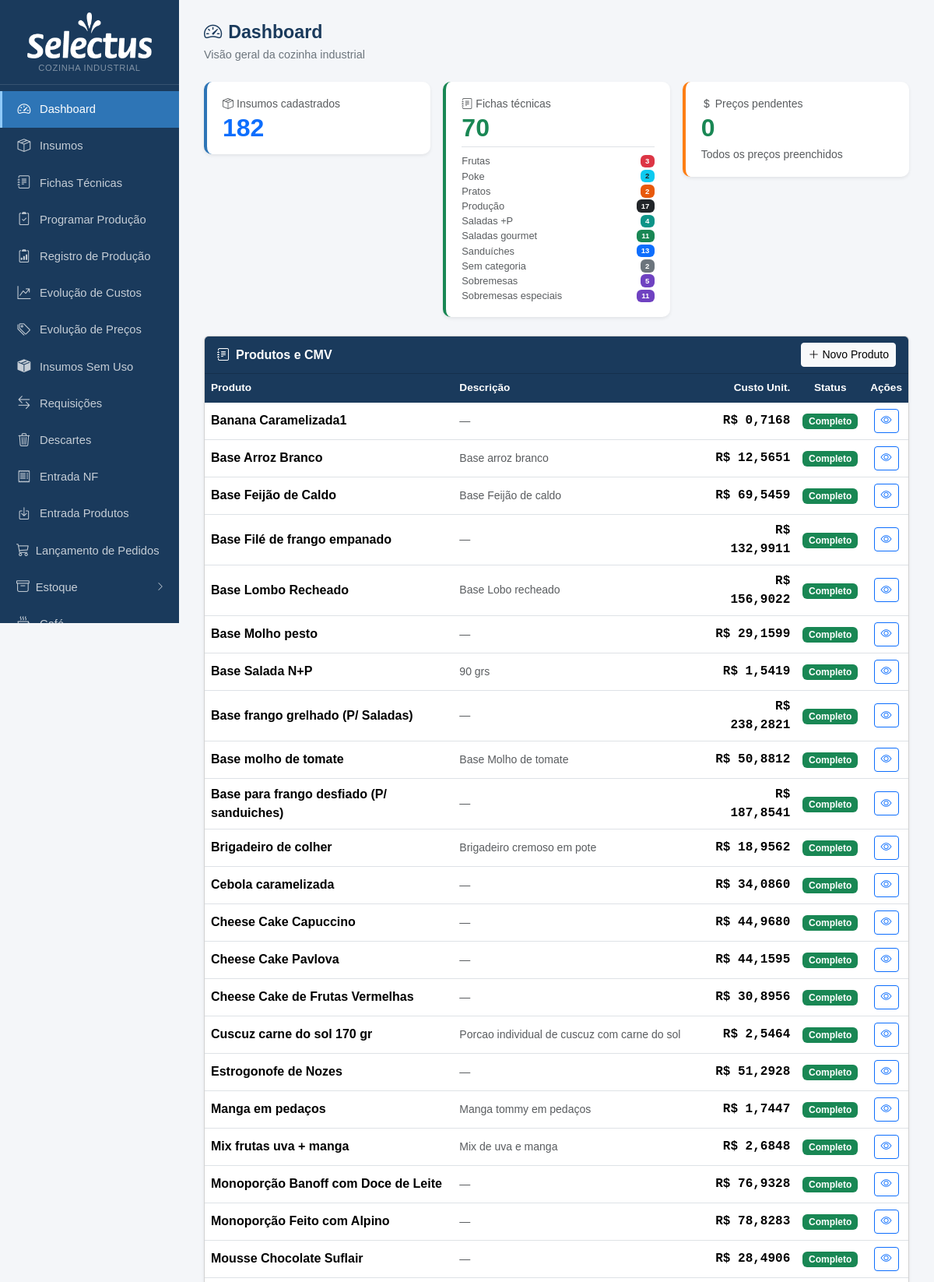
The page / (upper part) on the database its author committed.
### tables this page shows
CREATE TABLE produtos (
            id INTEGER PRIMARY KEY AUTOINCREMENT,
            nome TEXT NOT NULL,
            descricao TEXT,
            rendimento REAL DEFAULT 1,
            unidade_rendimento TEXT DEFAULT 'un'
        , categoria TEXT, valor_referencia REAL, status_revisao TEXT DEFAULT 'nao_revisada', status_revisao_custo TEXT DEFAULT 'nao_revisado', data_revisao TEXT, data_revisao_custo TEXT, ativo INTEGER NOT NULL DEFAULT 1, observacao TEXT);

### app.py (the view)
@app.route('/')
def index():
    db = get_db()
    n_ins  = db.execute('SELECT COUNT(*) FROM insumos').fetchone()[0]
    n_prod = db.execute('SELECT COUNT(*) FROM produtos').fetchone()[0]
    s_prec = db.execute('SELECT COUNT(*) FROM insumos WHERE preco_compra IS NULL AND produto_vinculado_id IS NULL').fetchone()[0]
    prods  = db.execute('SELECT * FROM produtos ORDER BY nome').fetchall()
    cats_count = db.execute('''SELECT COALESCE(categoria,'Sem categoria') as cat, COUNT(*) as n
                               FROM produtos GROUP BY cat ORDER BY cat''').fetchall()
    db.close()
    cards = [{'id': p['id'], 'nome': p['nome'], 'descricao': p['descricao'],
              **dict(zip(['custo','completo'], custo_produto(p['id'])))} for p in prods]
    cat_map = {nome: cls for nome, cls in CATEGORIAS}
    return render_template('index.html', n_ins=n_ins, n_prod=n_prod, s_prec=s_prec, cards=cards, cats_count=cats_count, cat_map=cat_map)

### app.py (called while the page is built)
def _to_br(value, decimals):
    if value is None:
        return '—'
    s = f'{float(value):,.{decimals}f}'
    return s.replace(',', 'X').replace('.', ',').replace('X', '.')

@app.template_filter('brl')
def brl_filter(value, decimals=2):
    return 'R$ ' + _to_br(value, decimals)

def get_db():
    c = sqlite3.connect(DB)
    c.row_factory = sqlite3.Row
    c.execute("PRAGMA foreign_keys = ON")
    return c

def count_alertas():
    try:
        db = get_db()
        n = db.execute('''SELECT COUNT(*) FROM insumos
                          WHERE estoque_minimo > 0 AND COALESCE(estoque_atual,0) < estoque_minimo''').fetchone()[0]
        db.close()
        return n
    except:
        return 0

@app.context_processor
def inject_alertas():
    try:
        db = get_db()
        n_ped = db.execute("SELECT COUNT(*) FROM pedidos WHERE status='aberto'").fetchone()[0]
        db.close()
    except Exception:
        n_ped = 0
    return dict(n_alertas=count_alertas(), n_pedidos_abertos=n_ped)

### templates/index.html (shortened to what this page needs)
{% extends "base.html" %}
{% block content %}
<div class="page-header">
  <h1><i class="bi bi-speedometer2 me-2"></i>Dashboard</h1>
  <p>Visão geral da cozinha industrial</p>
</div>
<div class="row g-3 mb-4">
  <div class="col-sm-4">
    <div class="card stat-card shadow-sm" style="border-left:4px solid #2e75b6">
      <div class="card-body">
        <div class="text-muted small mb-1"><i class="bi bi-box-seam me-1"></i>Insumos cadastrados</div>
        <div class="stat-num text-primary">{{ n_ins }}</div>
      </div>
    </div>
  </div>
  <div class="col-sm-4">
    <div class="card stat-card shadow-sm" style="border-left:4px solid #198754">
      <div class="card-body">
        <div class="text-muted small mb-1"><i class="bi bi-journal-text me-1"></i>Fichas técnicas</div>
        <div class="stat-num text-success">{{ n_prod }}</div>
        <div class="mt-2 pt-2 border-top">
          {% for row in cats_count %}
          <div class="d-flex justify-content-between align-items-center py-0" style="font-size:.8rem">
            <span class="text-muted">{{ row.cat }}</span>
            <span class="badge {{ cat_map.get(row.cat, 'bg-secondary') }} ms-1">{{ row.n }}</span>
          </div>
          {% endfor %}
        </div>
      </div>
    </div>
  </div>
  <div class="col-sm-4">
    <div class="card stat-card shadow-sm" style="border-left:4px solid #fd7e14">
      <div class="card-body">
        <div class="text-muted small mb-1"><i class="bi bi-currency-dollar me-1"></i>Preços pendentes</div>
        <div class="stat-num {{ 'text-warning' if s_prec > 0 else 'text-success' }}">{{ s_prec }}</div>
        <div class="mt-2 small text-muted">
          {% if s_prec == 0 %}Todos os preços preenchidos{% else %}Atualize em <a href="{{ url_for('insumos_lista') }}">Insumos</a>{% endif %}
        </div>
      </div>
    </div>
  </div>
</div>
<div class="card shadow-sm">
  <div class="card-header d-flex justify-content-between align-items-center py-2" style="background:#1a3a5c">
    <span class="text-white fw-semibold"><i class="bi bi-journal-text me-2"></i>Produtos e CMV</span>
    <a href="{{ url_for('ficha_nova') }}" class="btn btn-sm btn-light">
      <i class="bi bi-plus-lg me-1"></i>Novo Produto
    </a>
  </div>
  <div class="card-body p-0">
    {% if cards %}
    <table class="table table-hover mb-0">
      <thead>
        <tr>
          <th>Produto</th>
          <th>Descrição</th>
          <th class="text-end">Custo Unit.</th>
          <th class="text-center">Status</th>
          <th class="text-center">Ações</th>
        </tr>
      </thead>
      <tbody>
        {% for c in cards %}
        <tr>
          <td class="fw-semibold">{{ c.nome }}</td>
          <td class="text-muted small">{{ c.descricao or '—' }}</td>
          <td class="text-end font-monospace">
            {% if c.completo %}
              <strong>{{ c.custo|brl(4) }}</strong>
            {% else %}
              <span class="text-warning small"><i class="bi bi-dash-circle me-1"></i>preços incompletos</span>
            {% endif %}
          </td>
          <td class="text-center">
            {% if c.completo %}
              <span class="badge bg-success">Completo</span>
            {% else %}
              <span class="badge bg-warning text-dark">Incompleto</span>
            {% endif %}
          </td>
          <td class="text-center">
            <a href="{{ url_for('ficha_ver', id=c.id) }}" class="btn btn-sm btn-outline-primary">
              <i class="bi bi-eye"></i>
            </a>
          </td>
        </tr>
        {% endfor %}
      </tbody>
    </table>
    {% else %}
    <div class="text-center py-5 text-muted">
      <i class="bi bi-journal-plus" style="font-size:2.5rem"></i>
      <p class="mt-2">Nenhum produto cadastrado ainda.</p>
      <a href="{{ url_for('ficha_nova') }}" class="btn btn-primary">Criar primeiro produto</a>
    </div>
    {% endif %}
  </div>
</div>
{% endblock %}

### rows shown on the page
produtos: nome "Banana Caramelizada1", descricao "—", custo|brl "R$ 0,7168", shows "Completo"
produtos: nome "Base Arroz Branco", descricao "Base arroz branco", custo|brl "R$ 12,5651", shows "Completo"
produtos: nome "Base Feijão de Caldo", descricao "Base Feijão de caldo", custo|brl "R$ 69,5459", shows "Completo"
produtos: nome "Base Filé de frango empanado", descricao "—", custo|brl "R$ 132,9911", shows "Completo"
produtos: nome "Base Lombo Recheado", descricao "Base Lobo recheado", custo|brl "R$ 156,9022", shows "Completo"
produtos: nome "Base Molho pesto", descricao "—", custo|brl "R$ 29,1599", shows "Completo"
produtos: nome "Base Salada N+P", descricao "90 grs", custo|brl "R$ 1,5419", shows "Completo"
produtos: nome "Base frango grelhado (P/ Saladas)", descricao "—", custo|brl "R$ 238,2821", shows "Completo"
produtos: nome "Base molho de tomate", descricao "Base Molho de tomate", custo|brl "R$ 50,8812", shows "Completo"
produtos: nome "Base para frango desfiado (P/ sanduiches)", descricao "—", custo|brl "R$ 187,8541", shows "Completo"
produtos: nome "Brigadeiro de colher", descricao "Brigadeiro cremoso em pote", custo|brl "R$ 18,9562", shows "Completo"
produtos: nome "Cebola caramelizada", descricao "—", custo|brl "R$ 34,0860", shows "Completo"
produtos: nome "Cheese Cake Capuccino", descricao "—", custo|brl "R$ 44,9680", shows "Completo"
produtos: nome "Cheese Cake Pavlova", descricao "—", custo|brl "R$ 44,1595", shows "Completo"
produtos: nome "Cheese Cake de Frutas Vermelhas", descricao "—", custo|brl "R$ 30,8956", shows "Completo"
produtos: nome "Cuscuz carne do sol 170 gr", descricao "Porcao individual de cuscuz com carne do sol", custo|brl "R$ 2,5464", shows "Completo"
produtos: nome "Estrogonofe de Nozes", descricao "—", custo|brl "R$ 51,2928", shows "Completo"
produtos: nome "Manga em pedaços", descricao "Manga tommy em pedaços", custo|brl "R$ 1,7447", shows "Completo"
produtos: nome "Mix frutas uva + manga", descricao "Mix de uva e manga", custo|brl "R$ 2,6848", shows "Completo"
produtos: nome "Monoporção Banoff com Doce de Leite", descricao "—", custo|brl "R$ 76,9328", shows "Completo"
produtos: nome "Monoporção Feito com Alpino", descricao "—", custo|brl "R$ 78,8283", shows "Completo"
produtos: nome "Mousse Chocolate Suflair", descricao "—", custo|brl "R$ 28,4906", shows "Completo"

### other values the page prints
{{ n_ins }} "182"
{{ n_prod }} "70"
{{ row.cat }} "Frutas" "Poke" "Pratos" "Produção" "Saladas +P" "Saladas gourmet" "Sanduíches" "Sem categoria" "Sobremesas" "Sobremesas especiais"
{{ row.n }} "3" "2" "2" "17" "4" "11" "13" "2" "5" "11"
{{ s_prec }} "0"
